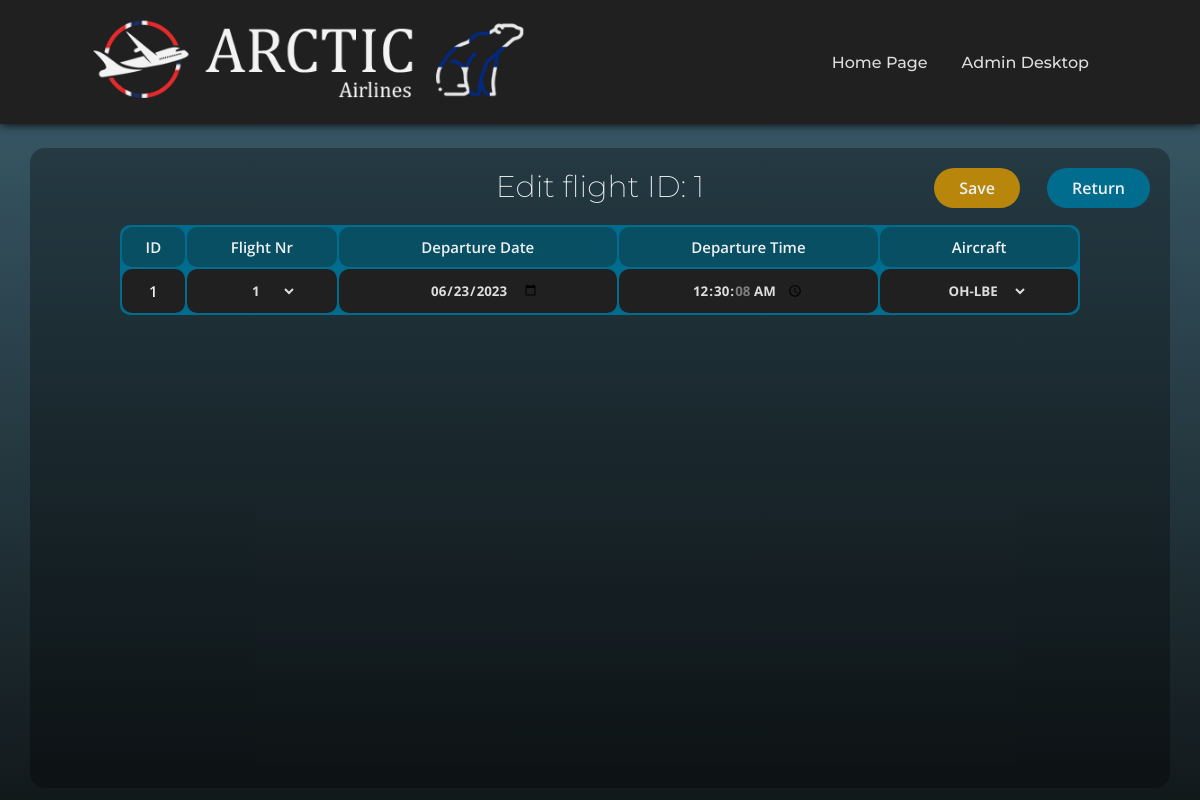
Screenshot of /PHP/admin/flights_mod.php?mod=2&id=1 (signed in) with the database file from the repository.
### tables this page shows
CREATE TABLE `flights` (
  `ID` int(11) NOT NULL,
  `Route_id` int(11) NOT NULL,
  `Dep_date` date NOT NULL,
  `Dep_time` time NOT NULL,
  `Aircraft_id` int(11) NOT NULL
);

### PHP/admin/flights_mod.php (the view, shortened to what this page needs)
<?php
include("../connect.php");
if(isset($_GET['mod'])){
    if($_GET['mod']==1 && isset($_GET['id'])){
        $flight_id=$_GET['id'];
        $delete_query = $server_connection->query("DELETE FROM flights WHERE ID=$flight_id");
        $server_connection->close();
        exit(header("location: ./flights.php"));
    }
    elseif($_GET['mod']==2 && isset($_GET['id'])){
        $flight_id=$_GET['id'];
        ?>
        <!DOCTYPE html>
        <html>
            <head>
                <link rel="stylesheet" href="../../CSS/style.css">
                <link rel="stylesheet" href="../../CSS/style8.css">
            </head>
            <body>
                <header>
                    <a href="../../index.php" class="logo"><img src="../../art/logo.png"></a>
                    <nav>
                        <ul class="nav_links">
                            <li><a href="../../index.php">Home Page</a></li>
                            <li><a href="./desktop.php">Admin Desktop</a></li>
                        </ul>
                    </nav>
                </header>
                <div class="box">
                    <h1>Edit flight ID: <?php echo $flight_id ?></h1>
                    <form method='POST' enctype='multipart/form-data'>
                        <table>
                            <tr>
                                <th>ID</th>
                                <th>Flight Nr</th>
                                <th>Departure Date</th>
                                <th>Departure Time</th>
                                <th>Aircraft</th>
                            </tr>
                            <tr>
                                <?php
                                $select_query = $server_connection->query("SELECT flights.ID AS fl_id, flights.Route_id AS route_id, flights.Dep_date AS dep_date, flights.Dep_time AS dep_time, flights.Aircraft_id AS airc_id,
                                routes.ID, routes.Flight_nr AS flight_nr,
                                aircraft.ID, aircraft.REG AS REG FROM flights JOIN routes ON flights.Route_ID = routes.ID JOIN aircraft ON flights.Aircraft_id = aircraft.ID WHERE flights.ID=$flight_id");
                                while($row = $select_query->fetch_assoc()){
                                    echo"<td class='id'>".$row['fl_id']."</td>";
                                    $select2_query = $server_connection->query("SELECT routes.ID, routes.Flight_nr FROM routes");
                                    echo"<td><select name='route_id' required>";
                                    while($row2 = $select2_query->fetch_assoc()){
                                        if($row2['ID']==$row['route_id']) echo"<option value='".$row2['ID']."' selected>".$row2['Flight_nr']."</option>";
                                        else echo"<option value='".$row2['ID']."'>".$row2['Flight_nr']."</option>";
                                    }
                                    echo"</select></td>";
                                    echo"<td><input type='date' name='dep_date' value='".$row['dep_date']."'required></td>";
                                    echo"<td><input type='time' name='dep_time' value='".$row['dep_time']."'required></td>";
                                    $select3_query = $server_connection->query("SELECT aircraft.ID, aircraft.REG from aircraft");
                                    echo"<td><select name='airc_id' required>";
                                    while($row3=$select3_query->fetch_assoc()){
                                        if($row3['ID']==$row['airc_id']) echo"<option value='".$row3['ID']."' selected>".$row3['REG']."</option>";
                                        else echo"<option value='".$row3['ID']."'>".$row3['REG']."</option>";
                                    }
                                    echo"</select></td>";
                                }
                                ?>
                            </tr>
                        </table>
                        <input class="save" type="submit" value="Save">
                    </form>
                    <a href="./flights.php"><button class="button">Return</button></a>
                </div>
            </body>
        </html>
        <?php
    }
    else{
        $server_connection->close();
        exit(header("location: ../../HTML/oopsies.html"));
    }
}
else{
    $server_connection->close();
    exit(header("location: ../../HTML/oopsies.html"));
}
?>

### CSS/style.css (style rules this page uses)
:root { --main_gradient: linear-gradient(0deg, #12191b, #3d6070 100%); --oceanblue: #304d6e; --greenishblue: #006d8f; --greenishblue2: #094f64; --highlights: #00c3ff; --textwhite: #edf0f1; --textlight: #dddddd; }
* { margin: 0; padding: 0; box-sizing: border-box; }
body { min-height: 100vh; background: var(--main_gradient); }
header { background-color: #202020; display: flex; justify-content: flex-end; align-items: center; padding: 10px 8vw; box-shadow: 0 0 10px; transition-property: box-shadow; transition-duration: 400ms; transition-delay: 50ms; }
.nav_links { list-style: none; }
.nav_links li { display: inline-block; padding: 0px 15px; }
.nav_links a { font-family: 'Montserrat', sans-serif; font-style: normal; font-weight: 500; font-size: 16px; color: var(--textlight); text-decoration: none; transition: all, 200ms; }
.logo { scale: 90%; opacity: 95%; margin-right: auto; margin-left: -3vw; }

### CSS/style8.css (style rules this page uses)
:root { --main_gradient: linear-gradient(0deg, #12191b, #3d6070 100%); --oceanblue: #304d6e; --greenishblue: #006d8f; --greenishblue2: #094f64; --highlights: #00c3ff; --textwhite: #edf0f1; --textlight: #dddddd; }
body { background: var(--main_gradient); background-attachment: fixed; }
.box { position: relative; width: 95vw; height: 80vh; left: 2.5vw; top: 3vh; background-color: rgba(0, 0, 0, 0.3); border-radius: 15px; text-align: center; overflow-y: scroll; }
.box h1 { padding: 20px 10px; font-family: 'Montserrat', sans-serif; font-size: 30px; font-weight: 200; color: var(--textwhite); cursor: default; }
table { position: absolute; left: calc(50% - 40vw); width: 80vw; background-color: var(--greenishblue); border-radius: 10px; }
th { background-color: var(--greenishblue2); font-family: 'Open Sans', sans-serif; font-size: 15px; font-weight: 600; color: var(--textwhite); padding: 10px; border-radius: 10px; }
td { text-align: center; background-color: #202020; font-family: 'Open Sans', sans-serif; font-size: 15px; font-weight: 600; color: rgb(170, 170, 170); padding: 5px; border-radius: 10px; }
.id { color: var(--textwhite); }
.button { position: absolute; top: 20px; right: 20px; font-family: 'Open Sans', sans-serif; font-style: normal; font-weight: 600; font-size: 16px; background-color: var(--greenishblue); color: var(--textwhite); padding: 9px 25px; border: none; border-radius: 20px; cursor: pointer; transition: background-color 200ms; }
input[type=text], input[type=date], input[type=time] { background-color: #202020; border: 2px solid #202020; border-radius: 15px; padding: 5px 10px; color: var(--textlight); font-family: 'Open Sans', sans-serif; font-weight: 700; text-align: center; transition: border 200ms; }
select { background-color: #202020; border: 2px solid #202020; border-radius: 15px; padding: 5px 10px; color: var(--textlight); font-family: 'Open Sans', sans-serif; font-weight: 700; text-align: center; transition: border 200ms; cursor: pointer; }
.save { position: absolute; top: 20px; right: 150px; font-family: 'Open Sans', sans-serif; font-style: normal; font-weight: 600; font-size: 16px; background-color: darkgoldenrod; color: var(--textwhite); padding: 9px 25px; border: none; border-radius: 20px; cursor: pointer; transition: background-color 200ms; }

### rows the page displays
flights: ID "1", dep_date "06/23/2023", dep_time "00:30:08"

### other values shown
$flight_id "1"
form field route_id "1"
form field airc_id "OH-LBE"
